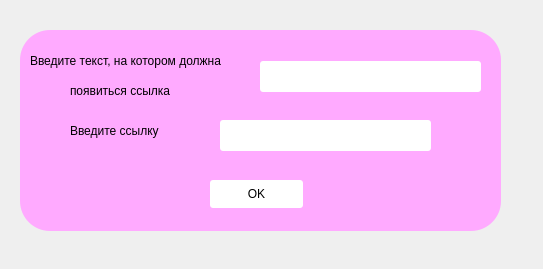
<?xml version="1.0" encoding="UTF-8"?>
<ui version="4.0">
 <class>Form</class>
 <widget class="QWidget" name="Form">
  <property name="geometry">
   <rect>
    <x>0</x>
    <y>0</y>
    <width>543</width>
    <height>269</height>
   </rect>
  </property>
  <property name="windowTitle">
   <string>Form</string>
  </property>
  <widget class="QWidget" name="widget" native="true">
   <property name="geometry">
    <rect>
     <x>20</x>
     <y>30</y>
     <width>481</width>
     <height>201</height>
    </rect>
   </property>
   <property name="styleSheet">
    <string notr="true">background-color: rgb(255, 170, 255);
border-radius:30px;</string>
   </property>
   <widget class="QLineEdit" name="lineEdit">
    <property name="geometry">
     <rect>
      <x>240</x>
      <y>31</y>
      <width>221</width>
      <height>31</height>
     </rect>
    </property>
    <property name="styleSheet">
     <string notr="true">background-color: white;
border-radius:3px;</string>
    </property>
   </widget>
   <widget class="QLabel" name="label">
    <property name="geometry">
     <rect>
      <x>10</x>
      <y>20</y>
      <width>221</width>
      <height>21</height>
     </rect>
    </property>
    <property name="text">
     <string>Введите текст, на котором должна</string>
    </property>
   </widget>
   <widget class="QPushButton" name="pushButton">
    <property name="geometry">
     <rect>
      <x>190</x>
      <y>150</y>
      <width>93</width>
      <height>28</height>
     </rect>
    </property>
    <property name="styleSheet">
     <string notr="true">QPushButton{
    background-color: rgb(255, 255, 255);
    border-radius:3px;
}
QPushButton:pressed{
    color:rgba(65,105,225,225);
    border-radius:3px;
}</string>
    </property>
    <property name="text">
     <string>OK</string>
    </property>
   </widget>
   <widget class="QLineEdit" name="lineEdit_2">
    <property name="geometry">
     <rect>
      <x>200</x>
      <y>90</y>
      <width>211</width>
      <height>31</height>
     </rect>
    </property>
    <property name="styleSheet">
     <string notr="true">background-color: white;
border-radius:3px;</string>
    </property>
   </widget>
   <widget class="QLabel" name="label_2">
    <property name="geometry">
     <rect>
      <x>50</x>
      <y>50</y>
      <width>131</width>
      <height>21</height>
     </rect>
    </property>
    <property name="text">
     <string>появиться ссылка</string>
    </property>
   </widget>
   <widget class="QLabel" name="label_3">
    <property name="geometry">
     <rect>
      <x>50</x>
      <y>90</y>
      <width>131</width>
      <height>21</height>
     </rect>
    </property>
    <property name="text">
     <string>Введите ссылку</string>
    </property>
   </widget>
  </widget>
 </widget>
 <resources/>
 <connections/>
</ui>
